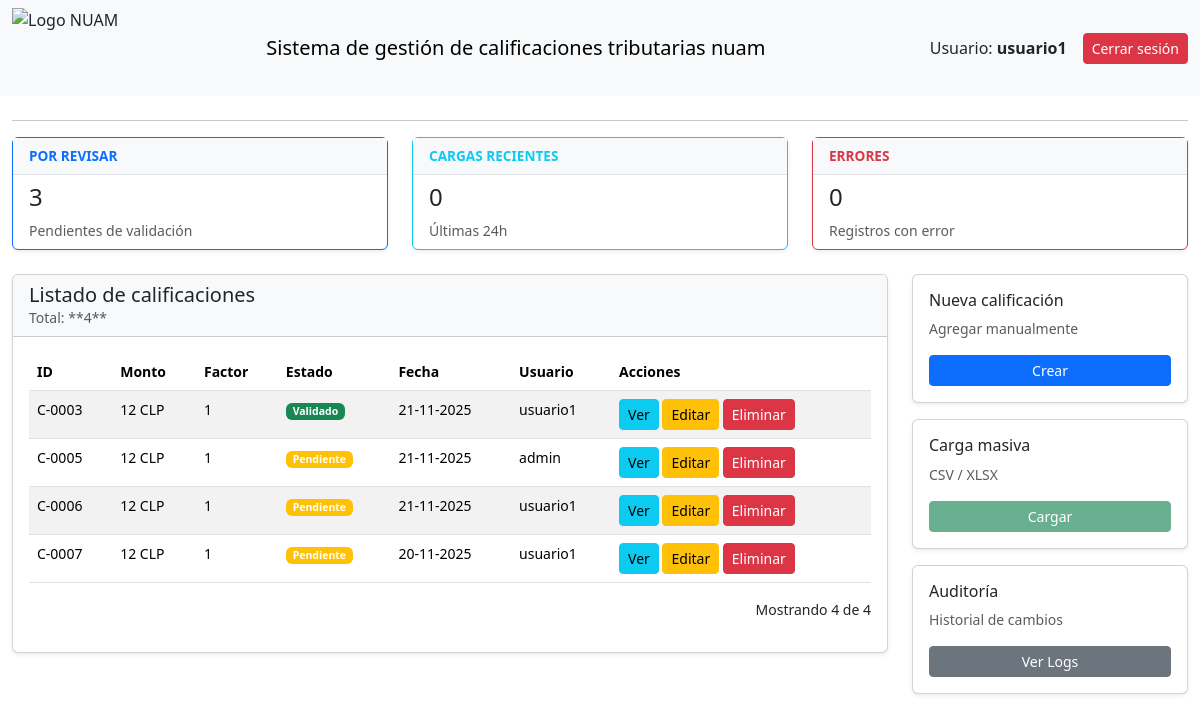
The app's page / (signed in), older data.
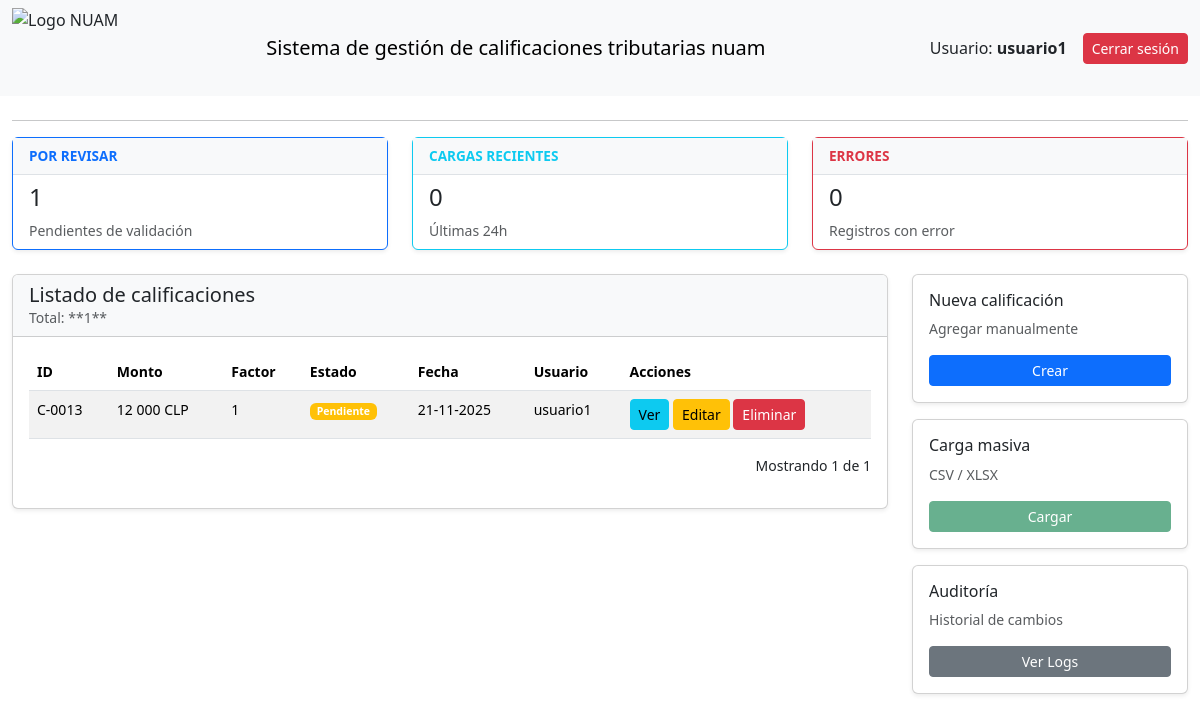
The same page, newer data.
### calificaciones/models.py (models this page shows, shortened)
class Calificacion(models.Model):
    usuario = models.ForeignKey(
        User,
        on_delete=models.CASCADE,
        verbose_name="Usuario",
        related_name='calificaciones_realizadas'
    )
    monto = models.DecimalField(
        max_digits=12,
        decimal_places=0,   # <-- MONTO ENTERO SIN DECIMALES
        verbose_name="Monto (CLP)"
    )
    factor = models.DecimalField(
        max_digits=5,
        decimal_places=0,   # ENTERO SIN DECIMALES
        verbose_name="Factor",
        default=1
    )
    fecha_registro = models.DateField(
        default=timezone.now,
        verbose_name="Fecha de Registro"
    )
    ESTADO_CHOICES = [
        ('pendiente', 'Pendiente'),
        ('validado', 'Validado'),
        ('rechazado', 'Rechazado'),
    ]
    estado = models.CharField(
        max_length=20,
        choices=ESTADO_CHOICES,
        default='pendiente',
        verbose_name="Estado"
    )
    class Meta:
        verbose_name = "Calificación"
        verbose_name_plural = "Calificaciones"

### calificaciones/views.py (the view)
# urls.py: path('', views.dashboard_view, name='dashboard'),
@login_required
def dashboard_view(request):
    listado_calificaciones = Calificacion.objects.all().order_by('-fecha_registro')[:10]
    total_calificaciones = Calificacion.objects.count()
    context = {
        'listado_calificaciones': listado_calificaciones,
        'total_calificaciones': total_calificaciones,
        'usuario': request.user,
        'pendientes_validacion': Calificacion.objects.filter(estado='pendiente').count(),
        'cargas_recientes': ArchivoMasivo.objects.filter(fecha_carga__gte=timezone.now() - datetime.timedelta(hours=24)).count(),
        'errores_simulados': 0,
    }
    return render(request, 'calificaciones/dashboard.html', context)

### calificaciones/templates/calificaciones/dashboard.html (shortened to what the changed rows need)
{% load static %}
<!DOCTYPE html>
<html lang="es">
<head>
    <link href="https://cdn.jsdelivr.net/npm/bootstrap@5.3.3/dist/css/bootstrap.min.css" rel="stylesheet">
</head>
<body>
    <div class="container-fluid mt-4">
        <div class="row mb-4">
            <div class="col-md-4">
                <div class="card shadow-sm border-primary">
                    <div class="card-body-custom">
                        <h4 class="card-title">{{ pendientes_validacion }}</h4>
                        <p class="card-text text-muted small">Pendientes de validación</p>
                    </div>
                </div>
            </div>
        </div>
        <div class="row">
            <div class="col-md-9">
                <div class="card shadow-sm">
                    <div class="card-header bg-light">
                        <h5 class="mb-0">Listado de calificaciones</h5>
                        <p class="text-muted small mb-0">Total: **{{ total_calificaciones }}**</p>
                    </div>
                    <div class="card-body">
                        <table class="table table-striped table-hover small">
                            <thead>
                                <tr>
                                    <th>ID</th>
                                    <th>Monto</th>
                                    <th>Factor</th>
                                    <th>Estado</th>
                                    <th>Fecha</th>
                                    <th>Usuario</th>
                                    <th>Acciones</th>
                                </tr>
                            </thead>
                            <tbody>
                                {% for calificacion in listado_calificaciones %}
                                <tr>
                                    <td>C-{{ calificacion.id|stringformat:"04d" }}</td>
                                    <td>{{ calificacion.monto|floatformat:0 }} CLP</td>
                                    <td>{{ calificacion.factor|floatformat:0 }}</td> <td>
                                        <span class="badge bg-{% if calificacion.estado == 'validado' %}success{% elif calificacion.estado == 'rechazado' %}danger{% else %}warning{% endif %}">
                                            {{ calificacion.get_estado_display }}
                                        </span>
                                    </td>
                                    <td>{{ calificacion.fecha_registro|date:"d-m-Y" }}</td>
                                    <td>{{ calificacion.usuario.username }}</td>
                                    <td>
                                        <a href="{% url 'ver_calificacion' calificacion.id %}" class="btn btn-sm btn-info">Ver</a>
                                        <a href="{% url 'editar_calificacion' calificacion.id %}" class="btn btn-sm btn-warning">Editar</a>
                                        <a href="{% url 'eliminar_calificacion' calificacion.id %}" class="btn btn-sm btn-danger">Eliminar</a>
                                    </td>
                                </tr>
                                {% empty %}
                                <tr><td colspan="7">No hay calificaciones registradas aún.</td></tr>
                                {% endfor %}
                            </tbody>
                        </table>
                        <p class="small text-end mt-3">Mostrando {{ listado_calificaciones|length }} de {{ total_calificaciones }}</p>
                    </div>
                </div>
            </div>
        </div>
    </div>
</body>
</html>

Row changes from the older to the newer data that the page shows:
removed Calificacion: id "0003", monto "12", factor "1", estado "Validado", fecha_registro "21-11-2025", usuario.username "usuario1"
removed Calificacion: id "0005", monto "12", factor "1", estado "Pendiente", fecha_registro "21-11-2025", usuario.username "admin"
removed Calificacion: id "0006", monto "12", factor "1", estado "Pendiente", fecha_registro "21-11-2025", usuario.username "usuario1"
removed Calificacion: id "0007", monto "12", factor "1", estado "Pendiente", fecha_registro "20-11-2025", usuario.username "usuario1"
added Calificacion: id "0013", monto "12 000", factor "1", estado "Pendiente", fecha_registro "21-11-2025", usuario.username "usuario1"
Text that changed along with them:
{{ pendientes_validacion }}: "3" → "1"
{{ total_calificaciones }}: "4" → "1"
{{ listado_calificaciones|length }}: "4" → "1"
